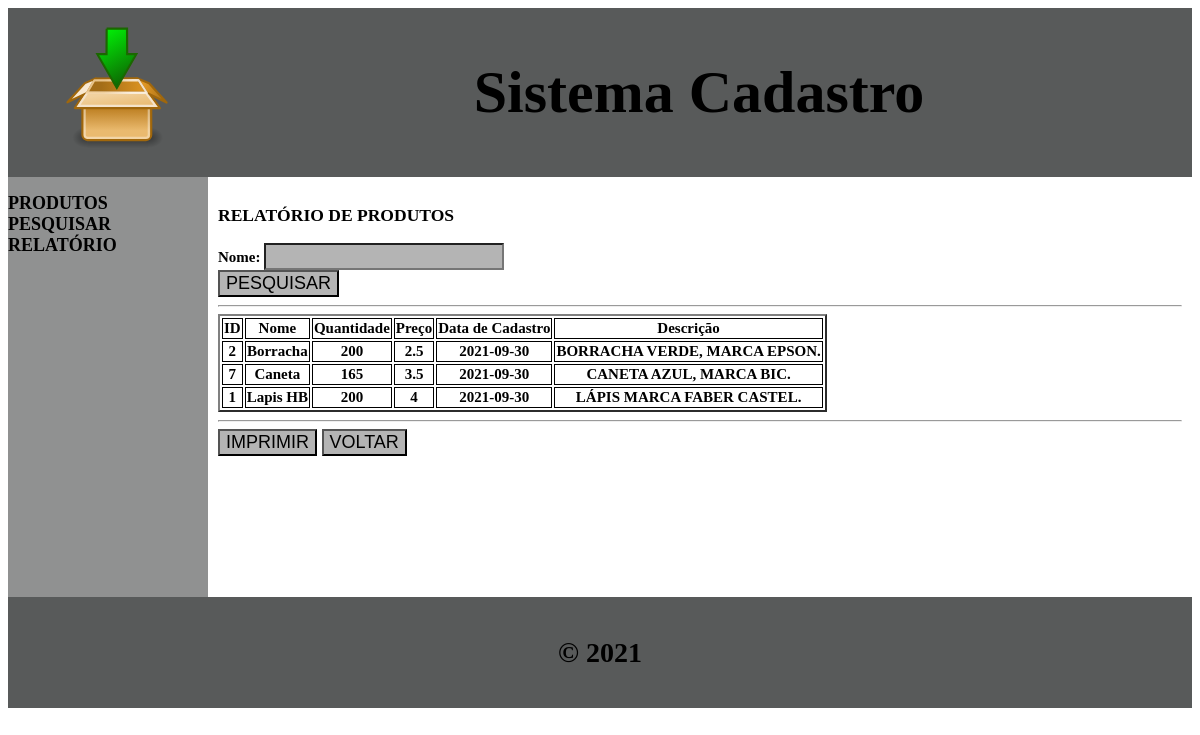
Screenshot of /index.php?link=relatorio.php with the database file from the repository.
### tables this page shows
CREATE TABLE `produto` (
  `codigo` int(11) NOT NULL,
  `nome` varchar(100) NOT NULL,
  `quantidade` varchar(100) NOT NULL,
  `preco` float NOT NULL,
  `data` date NOT NULL,
  `descricao` text NOT NULL
);

### relatorio.php (the view, shortened to what this page needs)
<!DOCTYPE html>
<html lang="pt-br">
<head>
    <link rel="stylesheet" href="style.css">
</head>
<body>
    <h1>RELATÓRIO DE PRODUTOS</h1>
    <form action="index.php?link=relatorio.php" method="post">
    Nome: <input type="text" name="nome" id="input" maxlength="40"><br>
    <input type="submit" id="input" value="PESQUISAR">
    </form><hr>
</body>
</html>
<?php
    require "conectar.php";
    $nome = @$_REQUEST["nome"];
    $sql = "SELECT *FROM produto WHERE nome LIKE '%$nome%' ORDER BY nome ASC";
    $res = mysqli_query($con,$sql);
    if(mysqli_affected_rows($con)==0) {
        echo "CADASTRO NÃO ENCONTRADO!";
        }
        else {
            echo "<table border=2>
            <tr><th>ID</th><th>Nome</th><th>Quantidade</th><th>Preço</th><th>Data de Cadastro</th><th>Descrição</th></tr>";
        while($registro=mysqli_fetch_assoc($res)) {
            $ID = $registro["codigo"];
            $nome = $registro["nome"];
            $quantidade = $registro["quantidade"];
            $preco = $registro["preco"];
            $data = $registro["data"];
            $descricao = $registro["descricao"];
        echo "<tr><td>$ID</td><td>$nome</td><td>$quantidade</td><td>$preco</td><td>$data</td><td>$descricao</td></tr>";
        }
        echo "</table>";
        echo "<hr><input type='button' id='input' value='IMPRIMIR' onclick='javascript:window.print()'>";
        echo "<a href='index.php?link=pesquisa.php' style='text-decoration:none;'>
        <input type='button' id='input' value='VOLTAR'></a>";
        }
?>

### index.php (shortened to what this page needs)
<!DOCTYPE html>
<html lang="pt-br">
<head>
    <link rel="stylesheet" href="style.css">
</head>
<body>
    <header>
        <img src="product.svg" alt="" id="img"><h1>Sistema Cadastro</h1>
    </header>
    <?php
        @$link = @$_GET["link"];
    ?>
    <section>
        <nav id="nav">
        </nav>
        <article>
            <?php include "conteudo.php" ?>
        </article>
    </section>
    <footer>
        <h4>&copy; <?= date('Y'); ?></h4>
    </footer>
</body>
</html>

### conteudo.php
<?php
    if(!empty($link))include ($link);
    else
    echo "<h1 id='textinitial'>Carregando sistema....</h1>";
?>

### style.css (style rules this page uses)
#img { width: 198px; height: 140px; float: left; }
header { background-color: rgba(34, 36, 36, 0.753); padding: 10px; text-align: center; font-size: 30px; }
a:link { text-decoration: none; font-size: 18px; color: black; font-weight: bolder; text-align: center; }
section { display: -webkit-flex; display: flex; }
nav { -webkit-flex: 1; -ms-flex: 1; flex: 1; background: rgba(34, 36, 36, 0.5); max-width: 200px; height: 420px; }
nav ul { list-style-type: none; padding: 0; color: black; }
article { -webkit-flex: 3; -ms-flex: 3; flex: 3; font-size: 15px; color: black; font-weight: bolder; padding: 10px; }
#input { font-size: 18px; background-color: rgba(128, 128, 128, 0.589); }
footer { background-color: rgba(34, 36, 36, 0.753); padding: 2px; text-align: center; font-size: 28px; font-weight: bolder; }

### relatorio.php (style rules this page uses)
th,td { border: 1px solid black; text-align:center; }

### rows the page displays
produto: codigo "2", nome "Borracha", quantidade "200", preco "2.5", data "2021-09-30", descricao "BORRACHA VERDE, MARCA EPSON."
produto: codigo "7", nome "Caneta", quantidade "165", preco "3.5", data "2021-09-30", descricao "CANETA AZUL, MARCA BIC."
produto: codigo "1", nome "Lapis HB", quantidade "200", preco "4", data "2021-09-30", descricao "LÁPIS MARCA FABER CASTEL."
